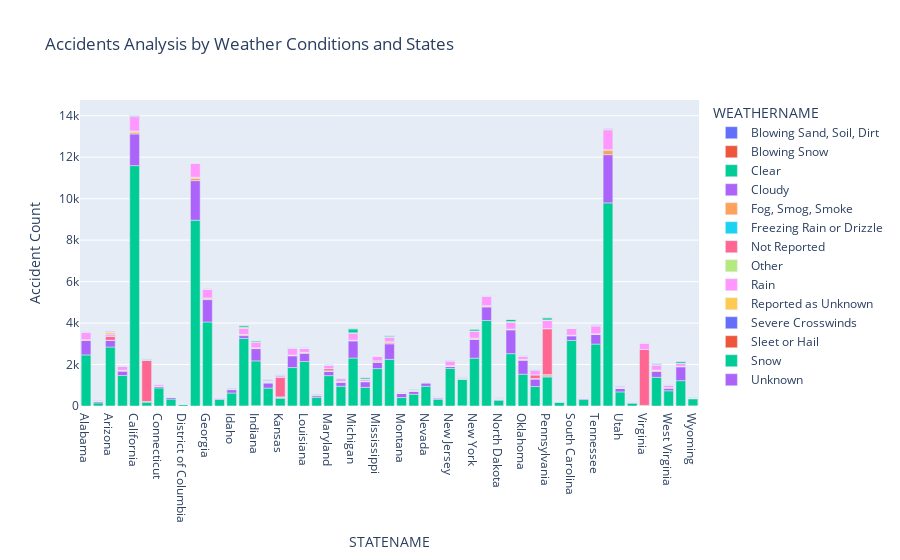

The code cell stored with this chart in its notebook:
### Markdown cell above
This heatmap offers a better overview about the accident frequency distribution across all the weather conditions. From it, we can see how the accident frequency vary across different weather conditions and our analysis years. Its color instensity shows the magnitude of the accident frequency.

### Code cell
import pandas as pd
import sqlalchemy as sq
import plotly.express as px

engine = sq.create_engine('mysql+mysqlconnector://l01-12:A9vwHwl5Sa4fa@datasciencedb2.ucalgary.ca/l01-12')

# SQL query to analyze the number of accidents based on weather conditions and states
sql_query = """
    SELECT 
        s.STATENAME,
        w.WEATHERNAME,
        COALESCE(COUNT(a.STATENAME), 0) AS accident_count
    FROM 
        (SELECT DISTINCT STATENAME FROM accidents) s
    CROSS JOIN 
        (SELECT DISTINCT WEATHERNAME FROM accidents) w
    LEFT JOIN 
        accidents a ON s.STATENAME = a.STATENAME AND w.WEATHERNAME = a.WEATHERNAME
    GROUP BY 
        s.STATENAME, w.WEATHERNAME
"""

# Read the data into a pandas DataFrame
StateWeather_Accident = pd.read_sql_query(sql_query, engine)

# Visualize with Plotly Express
fig = px.bar(
    StateWeather_Accident,
    x='STATENAME',
    y='accident_count',
    color='WEATHERNAME',
    labels={'accident_count': 'Accident Count'},
    title='Accidents Analysis by Weather Conditions and States',
)

fig.show()

### Figure 1 — Plotly figure (JSON) as saved in the notebook; plotly's stock layout.template omitted (floating-point values rounded to 4 significant figures)
{"data": [{"alignmentgroup": "True", "hovertemplate": "WEATHERNAME=Blowing Sand, Soil, Dirt<br>STATENAME=%{x}<br>Accident Count=%{y}<extra></extra>", "legendgroup": "Blowing Sand, Soil, Dirt", "marker": {"color": "#636efa", "pattern": {"shape": ""}}, "name": "Blowing Sand, Soil, Dirt", "offsetgroup": "Blowing Sand, Soil, Dirt", "orientation": "v", "showlegend": true, "textposition": "auto", "type": "bar", "x": ["Alabama", "Alaska", "Arizona", "Arkansas", "California", "Colorado", "Connecticut", "Delaware", "District of Columbia", "Florida", "Georgia", "Hawaii", "Idaho", "Illinois", "Indiana", "Iowa", "Kansas", "Kentucky", "Louisiana", "Maine", "Maryland", "Massachusetts", "Michigan", "Minnesota", "Mississippi", "Missouri", "Montana", "Nebraska", "Nevada", "New Hampshire", "New Jersey", "New Mexico", "New York", "North Carolina", "North Dakota", "Ohio", "Oklahoma", "Oregon", "Pennsylvania", "Rhode Island", "South Carolina", "South Dakota", "Tennessee", "Texas", "Utah", "Vermont", "Virginia", "Washington", "West Virginia", "Wisconsin", "Wyoming"], "xaxis": "x", "y": [0, 0, 3, 0, 0, 0, 0, 0, 0, 1, 0, 0, 0, 0, 12, 5, 1, 1, 1, 0, 0, 0, 0, 4, 1, 0, 0, 0, 3, 0, 0, 8, 0, 1, 0, 1, 0, 0, 0, 0, 0, 0, 0, 4, 1, 0, 0, 0, 0, 0, 0], "yaxis": "y"}, {"alignmentgroup": "True", "hovertemplate": "WEATHERNAME=Blowing Snow<br>STATENAME=%{x}<br>Accident Count=%{y}<extra></extra>", "legendgroup": "Blowing Snow", "marker": {"color": "#EF553B", "pattern": {"shape": ""}}, "name": "Blowing Snow", "offsetgroup": "Blowing Snow", "orientation": "v", "showlegend": true, "textposition": "auto", "type": "bar", "x": ["Alabama", "Alaska", "Arizona", "Arkansas", "California", "Colorado", "Connecticut", "Delaware", "District of Columbia", "Florida", "Georgia", "Hawaii", "Idaho", "Illinois", "Indiana", "Iowa", "Kansas", "Kentucky", "Louisiana", "Maine", "Maryland", "Massachusetts", "Michigan", "Minnesota", "Mississippi", "Missouri", "Montana", "Nebraska", "Nevada", "New Hampshire", "New Jersey", "New Mexico", "New York", "North Carolina", "North Dakota", "Ohio", "Oklahoma", "Oregon", "Pennsylvania", "Rhode Island", "South Carolina", "South Dakota", "Tennessee", "Texas", "Utah", "Vermont", "Virginia", "Washington", "West Virginia", "Wisconsin", "Wyoming"], "xaxis": "x", "y": [0, 3, 0, 0, 0, 3, 1, 0, 0, 0, 0, 0, 4, 3, 3, 5, 6, 2, 0, 2, 1, 1, 7, 6, 0, 0, 7, 2, 1, 1, 0, 0, 1, 0, 9, 1, 0, 0, 3, 0, 1, 3, 2, 0, 1, 0, 0, 0, 2, 2, 10], "yaxis": "y"}, {"alignmentgroup": "True", "hovertemplate": "WEATHERNAME=Clear<br>STATENAME=%{x}<br>Accident Count=%{y}<extra></extra>", "legendgroup": "Clear", "marker": {"color": "#00cc96", "pattern": {"shape": ""}}, "name": "Clear", "offsetgroup": "Clear", "orientation": "v", "showlegend": true, "textposition": "auto", "type": "bar", "x": ["Alabama", "Alaska", "Arizona", "Arkansas", "California", "Colorado", "Connecticut", "Delaware", "District of Columbia", "Florida", "Georgia", "Hawaii", "Idaho", "Illinois", "Indiana", "Iowa", "Kansas", "Kentucky", "Louisiana", "Maine", "Maryland", "Massachusetts", "Michigan", "Minnesota", "Mississippi", "Missouri", "Montana", "Nebraska", "Nevada", "New Hampshire", "New Jersey", "New Mexico", "New York", "North Carolina", "North Dakota", "Ohio", "Oklahoma", "Oregon", "Pennsylvania", "Rhode Island", "South Carolina", "South Dakota", "Tennessee", "Texas", "Utah", "Vermont", "Virginia", "Washington", "West Virginia", "Wisconsin", "Wyoming"], "xaxis": "x", "y": [2463, 150, 2843, 1470, 11595, 184, 871, 334, 94, 8961, 4053, 316, 623, 3256, 2162, 853, 371, 1851, 2143, 412, 1465, 952, 2307, 890, 1804, 2251, 401, 563, 950, 319, 1815, 1291, 2309, 4124, 268, 2522, 1534, 940, 1399, 185, 3164, 308, 2985, 9794, 677, 135, 2, 1384, 733, 1220, 338], "yaxis": "y"}, {"alignmentgroup": "True", "hovertemplate": "WEATHERNAME=Cloudy<br>STATENAME=%{x}<br>Accident Count=%{y}<extra></extra>", "legendgroup": "Cloudy", "marker": {"color": "#ab63fa", "pattern": {"shape": ""}}, "name": "Cloudy", "offsetgroup": "Cloudy", "orientation": "v", "showlegend": true, "textposition": "auto", "type": "bar", "x": ["Alabama", "Alaska", "Arizona", "Arkansas", "California", "Colorado", "Connecticut", "Delaware", "District of Columbia", "Florida", "Georgia", "Hawaii", "Idaho", "Illinois", "Indiana", "Iowa", "Kansas", "Kentucky", "Louisiana", "Maine", "Maryland", "Massachusetts", "Michigan", "Minnesota", "Mississippi", "Missouri", "Montana", "Nebraska", "Nevada", "New Hampshire", "New Jersey", "New Mexico", "New York", "North Carolina", "North Dakota", "Ohio", "Oklahoma", "Oregon", "Pennsylvania", "Rhode Island", "South Carolina", "South Dakota", "Tennessee", "Texas", "Utah", "Vermont", "Virginia", "Washington", "West Virginia", "Wisconsin", "Wyoming"], "xaxis": "x", "y": [695, 72, 321, 209, 1527, 22, 68, 81, 0, 1908, 1079, 41, 160, 135, 591, 245, 26, 567, 392, 82, 209, 199, 825, 269, 299, 748, 207, 147, 167, 74, 90, 8, 904, 652, 49, 1147, 671, 356, 39, 22, 216, 65, 463, 2323, 178, 44, 1, 283, 129, 667, 21], "yaxis": "y"}, {"alignmentgroup": "True", "hovertemplate": "WEATHERNAME=Fog, Smog, Smoke<br>STATENAME=%{x}<br>Accident Count=%{y}<extra></extra>", "legendgroup": "Fog, Smog, Smoke", "marker": {"color": "#FFA15A", "pattern": {"shape": ""}}, "name": "Fog, Smog, Smoke", "offsetgroup": "Fog, Smog, Smoke", "orientation": "v", "showlegend": true, "textposition": "auto", "type": "bar", "x": ["Alabama", "Alaska", "Arizona", "Arkansas", "California", "Colorado", "Connecticut", "Delaware", "District of Columbia", "Florida", "Georgia", "Hawaii", "Idaho", "Illinois", "Indiana", "Iowa", "Kansas", "Kentucky", "Louisiana", "Maine", "Maryland", "Massachusetts", "Michigan", "Minnesota", "Mississippi", "Missouri", "Montana", "Nebraska", "Nevada", "New Hampshire", "New Jersey", "New Mexico", "New York", "North Carolina", "North Dakota", "Ohio", "Oklahoma", "Oregon", "Pennsylvania", "Rhode Island", "South Carolina", "South Dakota", "Tennessee", "Texas", "Utah", "Vermont", "Virginia", "Washington", "West Virginia", "Wisconsin", "Wyoming"], "xaxis": "x", "y": [44, 0, 4, 34, 96, 7, 10, 0, 0, 129, 44, 2, 14, 50, 35, 21, 21, 31, 48, 7, 23, 7, 40, 18, 36, 61, 10, 13, 2, 3, 27, 4, 26, 48, 8, 34, 29, 32, 67, 3, 33, 2, 30, 230, 9, 5, 29, 48, 19, 19, 3], "yaxis": "y"}, {"alignmentgroup": "True", "hovertemplate": "WEATHERNAME=Freezing Rain or Drizzle<br>STATENAME=%{x}<br>Accident Count=%{y}<extra></extra>", "legendgroup": "Freezing Rain or Drizzle", "marker": {"color": "#19d3f3", "pattern": {"shape": ""}}, "name": "Freezing Rain or Drizzle", "offsetgroup": "Freezing Rain or Drizzle", "orientation": "v", "showlegend": true, "textposition": "auto", "type": "bar", "x": ["Alabama", "Alaska", "Arizona", "Arkansas", "California", "Colorado", "Connecticut", "Delaware", "District of Columbia", "Florida", "Georgia", "Hawaii", "Idaho", "Illinois", "Indiana", "Iowa", "Kansas", "Kentucky", "Louisiana", "Maine", "Maryland", "Massachusetts", "Michigan", "Minnesota", "Mississippi", "Missouri", "Montana", "Nebraska", "Nevada", "New Hampshire", "New Jersey", "New Mexico", "New York", "North Carolina", "North Dakota", "Ohio", "Oklahoma", "Oregon", "Pennsylvania", "Rhode Island", "South Carolina", "South Dakota", "Tennessee", "Texas", "Utah", "Vermont", "Virginia", "Washington", "West Virginia", "Wisconsin", "Wyoming"], "xaxis": "x", "y": [0, 3, 0, 2, 0, 2, 8, 1, 0, 0, 1, 0, 0, 2, 1, 12, 15, 2, 0, 2, 0, 1, 0, 2, 0, 0, 0, 2, 0, 5, 3, 0, 1, 5, 4, 1, 2, 0, 7, 1, 0, 2, 0, 0, 0, 2, 0, 0, 0, 6, 0], "yaxis": "y"}, {"alignmentgroup": "True", "hovertemplate": "WEATHERNAME=Not Reported<br>STATENAME=%{x}<br>Accident Count=%{y}<extra></extra>", "legendgroup": "Not Reported", "marker": {"color": "#FF6692", "pattern": {"shape": ""}}, "name": "Not Reported", "offsetgroup": "Not Reported", "orientation": "v", "showlegend": true, "textposition": "auto", "type": "bar", "x": ["Alabama", "Alaska", "Arizona", "Arkansas", "California", "Colorado", "Connecticut", "Delaware", "District of Columbia", "Florida", "Georgia", "Hawaii", "Idaho", "Illinois", "Indiana", "Iowa", "Kansas", "Kentucky", "Louisiana", "Maine", "Maryland", "Massachusetts", "Michigan", "Minnesota", "Mississippi", "Missouri", "Montana", "Nebraska", "Nevada", "New Hampshire", "New Jersey", "New Mexico", "New York", "North Carolina", "North Dakota", "Ohio", "Oklahoma", "Oregon", "Pennsylvania", "Rhode Island", "South Carolina", "South Dakota", "Tennessee", "Texas", "Utah", "Vermont", "Virginia", "Washington", "West Virginia", "Wisconsin", "Wyoming"], "xaxis": "x", "y": [1, 1, 195, 2, 29, 1981, 0, 0, 0, 13, 27, 9, 1, 0, 9, 2, 950, 7, 4, 0, 105, 25, 0, 4, 40, 29, 0, 1, 6, 1, 10, 23, 35, 3, 10, 4, 19, 175, 2209, 0, 5, 4, 6, 8, 3, 0, 2694, 16, 2, 4, 0], "yaxis": "y"}, {"alignmentgroup": "True", "hovertemplate": "WEATHERNAME=Other<br>STATENAME=%{x}<br>Accident Count=%{y}<extra></extra>", "legendgroup": "Other", "marker": {"color": "#B6E880", "pattern": {"shape": ""}}, "name": "Other", "offsetgroup": "Other", "orientation": "v", "showlegend": true, "textposition": "auto", "type": "bar", "x": ["Alabama", "Alaska", "Arizona", "Arkansas", "California", "Colorado", "Connecticut", "Delaware", "District of Columbia", "Florida", "Georgia", "Hawaii", "Idaho", "Illinois", "Indiana", "Iowa", "Kansas", "Kentucky", "Louisiana", "Maine", "Maryland", "Massachusetts", "Michigan", "Minnesota", "Mississippi", "Missouri", "Montana", "Nebraska", "Nevada", "New Hampshire", "New Jersey", "New Mexico", "New York", "North Carolina", "North Dakota", "Ohio", "Oklahoma", "Oregon", "Pennsylvania", "Rhode Island", "South Carolina", "South Dakota", "Tennessee", "Texas", "Utah", "Vermont", "Virginia", "Washington", "West Virginia", "Wisconsin", "Wyoming"], "xaxis": "x", "y": [0, 1, 2, 6, 15, 0, 1, 0, 0, 24, 6, 0, 0, 8, 0, 1, 1, 0, 1, 1, 4, 1, 2, 7, 1, 14, 0, 1, 0, 0, 2, 9, 0, 4, 2, 3, 3, 1, 13, 0, 0, 0, 2, 5, 0, 1, 1, 4, 4, 3, 0], "yaxis": "y"}, {"alignmentgroup": "True", "hovertemplate": "WEATHERNAME=Rain<br>STATENAME=%{x}<br>Accident Count=%{y}<extra></extra>", "legendgroup": "Rain", "marker": {"color": "#FF97FF", "pattern": {"shape": ""}}, "name": "Rain", "offsetgroup": "Rain", "orientation": "v", "showlegend": true, "textposition": "auto", "type": "bar", "x": ["Alabama", "Alaska", "Arizona", "Arkansas", "California", "Colorado", "Connecticut", "Delaware", "District of Columbia", "Florida", "Georgia", "Hawaii", "Idaho", "Illinois", "Indiana", "Iowa", "Kansas", "Kentucky", "Louisiana", "Maine", "Maryland", "Massachusetts", "Michigan", "Minnesota", "Mississippi", "Missouri", "Montana", "Nebraska", "Nevada", "New Hampshire", "New Jersey", "New Mexico", "New York", "North Carolina", "North Dakota", "Ohio", "Oklahoma", "Oregon", "Pennsylvania", "Rhode Island", "South Carolina", "South Dakota", "Tennessee", "Texas", "Utah", "Vermont", "Virginia", "Washington", "West Virginia", "Wisconsin", "Wyoming"], "xaxis": "x", "y": [353, 26, 95, 200, 699, 50, 93, 36, 12, 690, 424, 43, 39, 295, 253, 57, 75, 327, 201, 49, 156, 136, 318, 83, 217, 219, 24, 39, 34, 31, 229, 43, 333, 459, 14, 331, 153, 204, 400, 20, 333, 16, 374, 959, 45, 15, 301, 242, 128, 126, 13], "yaxis": "y"}, {"alignmentgroup": "True", "hovertemplate": "WEATHERNAME=Reported as Unknown<br>STATENAME=%{x}<br>Accident Count=%{y}<extra></extra>", "legendgroup": "Reported as Unknown", "marker": {"color": "#FECB52", "pattern": {"shape": ""}}, "name": "Reported as Unknown", "offsetgroup": "Reported as Unknown", "orientation": "v", "showlegend": true, "textposition": "auto", "type": "bar", "x": ["Alabama", "Alaska", "Arizona", "Arkansas", "California", "Colorado", "Connecticut", "Delaware", "District of Columbia", "Florida", "Georgia", "Hawaii", "Idaho", "Illinois", "Indiana", "Iowa", "Kansas", "Kentucky", "Louisiana", "Maine", "Maryland", "Massachusetts", "Michigan", "Minnesota", "Mississippi", "Missouri", "Montana", "Nebraska", "Nevada", "New Hampshire", "New Jersey", "New Mexico", "New York", "North Carolina", "North Dakota", "Ohio", "Oklahoma", "Oregon", "Pennsylvania", "Rhode Island", "South Carolina", "South Dakota", "Tennessee", "Texas", "Utah", "Vermont", "Virginia", "Washington", "West Virginia", "Wisconsin", "Wyoming"], "xaxis": "x", "y": [5, 1, 96, 5, 0, 0, 1, 0, 0, 1, 0, 1, 0, 26, 0, 5, 1, 0, 6, 0, 2, 2, 9, 9, 1, 14, 1, 4, 2, 2, 5, 0, 2, 1, 7, 9, 4, 5, 11, 1, 2, 0, 15, 11, 9, 1, 0, 10, 0, 14, 1], "yaxis": "y"}, {"alignmentgroup": "True", "hovertemplate": "WEATHERNAME=Severe Crosswinds<br>STATENAME=%{x}<br>Accident Count=%{y}<extra></extra>", "legendgroup": "Severe Crosswinds", "marker": {"color": "#636efa", "pattern": {"shape": ""}}, "name": "Severe Crosswinds", "offsetgroup": "Severe Crosswinds", "orientation": "v", "showlegend": true, "textposition": "auto", "type": "bar", "x": ["Alabama", "Alaska", "Arizona", "Arkansas", "California", "Colorado", "Connecticut", "Delaware", "District of Columbia", "Florida", "Georgia", "Hawaii", "Idaho", "Illinois", "Indiana", "Iowa", "Kansas", "Kentucky", "Louisiana", "Maine", "Maryland", "Massachusetts", "Michigan", "Minnesota", "Mississippi", "Missouri", "Montana", "Nebraska", "Nevada", "New Hampshire", "New Jersey", "New Mexico", "New York", "North Carolina", "North Dakota", "Ohio", "Oklahoma", "Oregon", "Pennsylvania", "Rhode Island", "South Carolina", "South Dakota", "Tennessee", "Texas", "Utah", "Vermont", "Virginia", "Washington", "West Virginia", "Wisconsin", "Wyoming"], "xaxis": "x", "y": [1, 1, 5, 2, 37, 2, 1, 0, 0, 2, 1, 3, 2, 10, 6, 3, 31, 5, 0, 0, 1, 1, 8, 4, 7, 2, 1, 3, 7, 0, 0, 15, 1, 4, 3, 4, 1, 3, 0, 0, 1, 1, 3, 16, 4, 0, 2, 2, 1, 2, 3], "yaxis": "y"}, {"alignmentgroup": "True", "hovertemplate": "WEATHERNAME=Sleet or Hail<br>STATENAME=%{x}<br>Accident Count=%{y}<extra></extra>", "legendgroup": "Sleet or Hail", "marker": {"color": "#EF553B", "pattern": {"shape": ""}}, "name": "Sleet or Hail", "offsetgroup": "Sleet or Hail", "orientation": "v", "showlegend": true, "textposition": "auto", "type": "bar", "x": ["Alabama", "Alaska", "Arizona", "Arkansas", "California", "Colorado", "Connecticut", "Delaware", "District of Columbia", "Florida", "Georgia", "Hawaii", "Idaho", "Illinois", "Indiana", "Iowa", "Kansas", "Kentucky", "Louisiana", "Maine", "Maryland", "Massachusetts", "Michigan", "Minnesota", "Mississippi", "Missouri", "Montana", "Nebraska", "Nevada", "New Hampshire", "New Jersey", "New Mexico", "New York", "North Carolina", "North Dakota", "Ohio", "Oklahoma", "Oregon", "Pennsylvania", "Rhode Island", "South Carolina", "South Dakota", "Tennessee", "Texas", "Utah", "Vermont", "Virginia", "Washington", "West Virginia", "Wisconsin", "Wyoming"], "xaxis": "x", "y": [0, 1, 3, 1, 2, 6, 0, 0, 0, 0, 4, 0, 2, 14, 16, 2, 3, 1, 0, 5, 6, 2, 16, 9, 1, 8, 0, 11, 1, 0, 4, 3, 8, 15, 0, 17, 1, 7, 5, 0, 2, 1, 8, 13, 1, 3, 7, 6, 3, 6, 4], "yaxis": "y"}, {"alignmentgroup": "True", "hovertemplate": "WEATHERNAME=Snow<br>STATENAME=%{x}<br>Accident Count=%{y}<extra></extra>", "legendgroup": "Snow", "marker": {"color": "#00cc96", "pattern": {"shape": ""}}, "name": "Snow", "offsetgroup": "Snow", "orientation": "v", "showlegend": true, "textposition": "auto", "type": "bar", "x": ["Alabama", "Alaska", "Arizona", "Arkansas", "California", "Colorado", "Connecticut", "Delaware", "District of Columbia", "Florida", "Georgia", "Hawaii", "Idaho", "Illinois", "Indiana", "Iowa", "Kansas", "Kentucky", "Louisiana", "Maine", "Maryland", "Massachusetts", "Michigan", "Minnesota", "Mississippi", "Missouri", "Montana", "Nebraska", "Nevada", "New Hampshire", "New Jersey", "New Mexico", "New York", "North Carolina", "North Dakota", "Ohio", "Oklahoma", "Oregon", "Pennsylvania", "Rhode Island", "South Carolina", "South Dakota", "Tennessee", "Texas", "Utah", "Vermont", "Virginia", "Washington", "West Virginia", "Wisconsin", "Wyoming"], "xaxis": "x", "y": [2, 20, 10, 5, 19, 34, 7, 2, 0, 0, 1, 0, 25, 73, 54, 38, 11, 21, 2, 23, 9, 22, 187, 66, 3, 47, 20, 26, 7, 16, 21, 18, 89, 13, 10, 99, 3, 27, 100, 2, 4, 10, 14, 7, 26, 17, 20, 37, 20, 76, 30], "yaxis": "y"}, {"alignmentgroup": "True", "hovertemplate": "WEATHERNAME=Unknown<br>STATENAME=%{x}<br>Accident Count=%{y}<extra></extra>", "legendgroup": "Unknown", "marker": {"color": "#ab63fa", "pattern": {"shape": ""}}, "name": "Unknown", "offsetgroup": "Unknown", "orientation": "v", "showlegend": true, "textposition": "auto", "type": "bar", "x": ["Alabama", "Alaska", "Arizona", "Arkansas", "California", "Colorado", "Connecticut", "Delaware", "District of Columbia", "Florida", "Georgia", "Hawaii", "Idaho", "Illinois", "Indiana", "Iowa", "Kansas", "Kentucky", "Louisiana", "Maine", "Maryland", "Massachusetts", "Michigan", "Minnesota", "Mississippi", "Missouri", "Montana", "Nebraska", "Nevada", "New Hampshire", "New Jersey", "New Mexico", "New York", "North Carolina", "North Dakota", "Ohio", "Oklahoma", "Oregon", "Pennsylvania", "Rhode Island", "South Carolina", "South Dakota", "Tennessee", "Texas", "Utah", "Vermont", "Virginia", "Washington", "West Virginia", "Wisconsin", "Wyoming"], "xaxis": "x", "y": [11, 5, 22, 3, 2, 0, 2, 0, 1, 0, 10, 2, 2, 15, 0, 11, 4, 0, 11, 0, 2, 1, 12, 9, 0, 11, 2, 5, 0, 0, 3, 0, 0, 4, 10, 9, 8, 2, 11, 0, 1, 0, 16, 16, 14, 1, 0, 9, 1, 14, 2], "yaxis": "y"}], "layout": {"barmode": "relative", "legend": {"title": {"text": "WEATHERNAME"}, "tracegroupgap": 0}, "title": {"text": "Accidents Analysis by Weather Conditions and States"}, "xaxis": {"anchor": "y", "domain": [0, 1], "title": {"text": "STATENAME"}}, "yaxis": {"anchor": "x", "domain": [0, 1], "title": {"text": "Accident Count"}}}}
